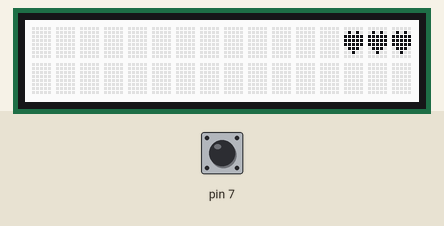
Simulated run of this sketch. Board: Arduino Uno, built with avr-gcc and run on an emulated ATmega328P. On the bench: 16×2 character LCD. The inputs (shaded band) are chosen by the test bench; at power-on: pin 7 LOW.

Above: at 1.2 s.
1.3 s: pin 7 pulsed HIGH 5 times (0.12 s each, 0.3 s apart)
At 1.57 s:
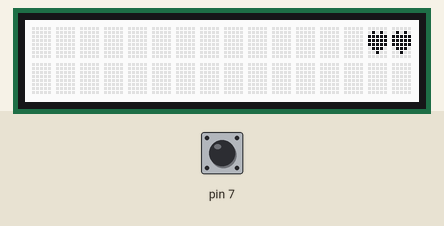
At 2.4 s:
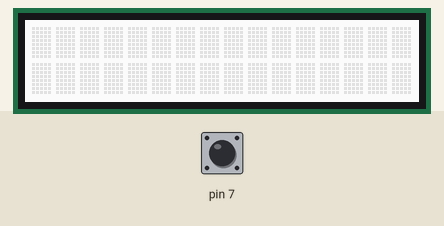
Timing chart, 0 to 4.3 s (numbered marks = the images above; inputs shaded):
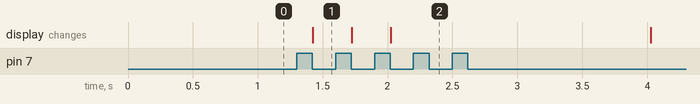

Measured:
- after the input at 1.3 s, the display: changes after 0.12 s (image 1)

The sketch:

update_lives.ino
```cpp
// this is a real function that will update the lives counter in
#include <Wire.h>
#include "DFRobot_RGBLCD.h"

DFRobot_RGBLCD lcd(16,2);  //16 characters and 2 lines of show

int lives =3;
// custom symbol heart
byte heart[8] = {
    0b00000,
    0b01010,
    0b11111,
    0b11111,
    0b11111,
    0b01110,
    0b00100,
    0b00000
};

void setup()
{
  lcd.init();
  lcd.customSymbol(0, heart);
  pinMode(7, INPUT);

}

void loop()
{
  lcd.setRGB(255, 255, 255);
  update_lives();
  if (lives == 0)
  {
    delay(2000);
    lives = 3;
  }
  if (digitalRead(7)==HIGH)
  {
    lives= lives-1;
    while(digitalRead(7)==HIGH)
    {}
  }
}

void update_lives()
{
  switch (lives)
  {
    case 3:
      lcd.setCursor(13, 0);
      lcd.write((unsigned char)0);
      lcd.write((unsigned char)0);
      lcd.write((unsigned char)0);
      break;
    case 2:
      lcd.setCursor(13, 0);
      lcd.write(" ");
      lcd.write((unsigned char)0);
      lcd.write((unsigned char)0);
      break;
    case 1:
      lcd.setCursor(13, 0);
      lcd.write(" ");
      lcd.write(" ");
      lcd.write((unsigned char)0);
      break;
    case 0:
      lcd.setCursor(13, 0);
      lcd.write(" ");
      lcd.write(" ");
      lcd.write(" ");
      break;
  }
}
```
